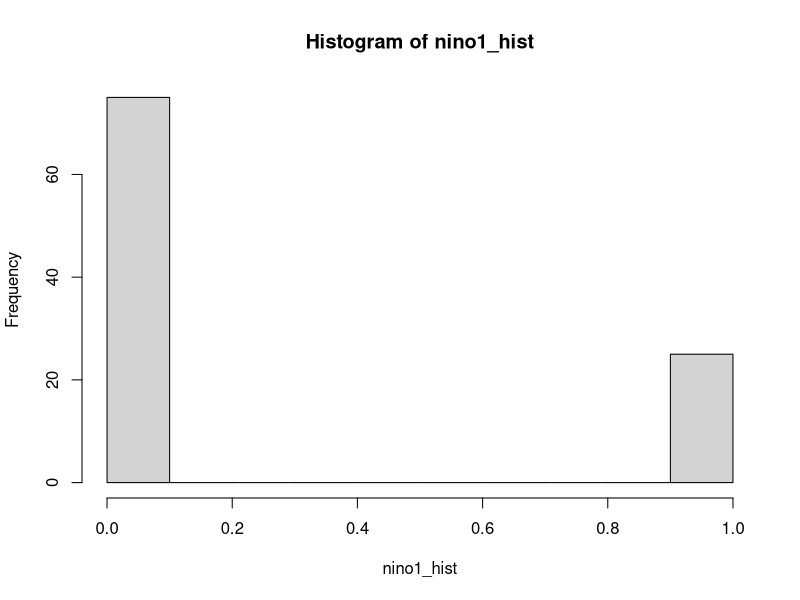
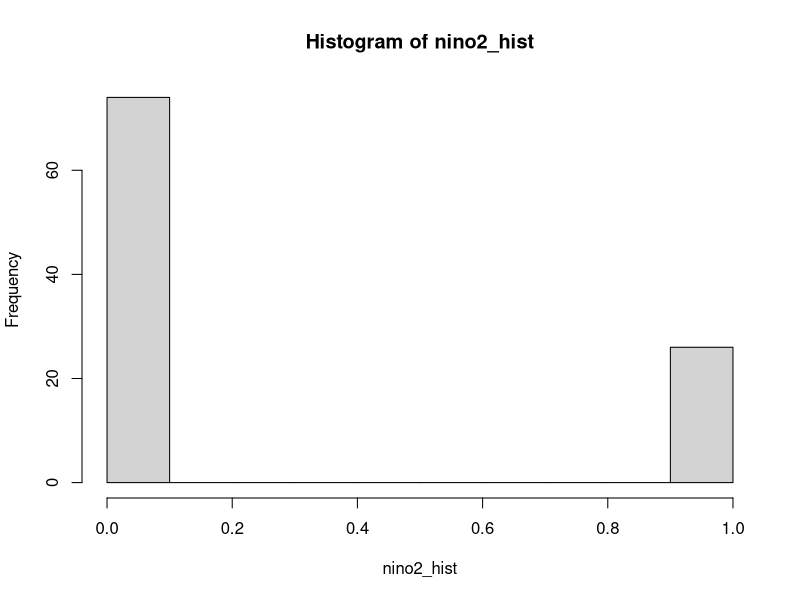
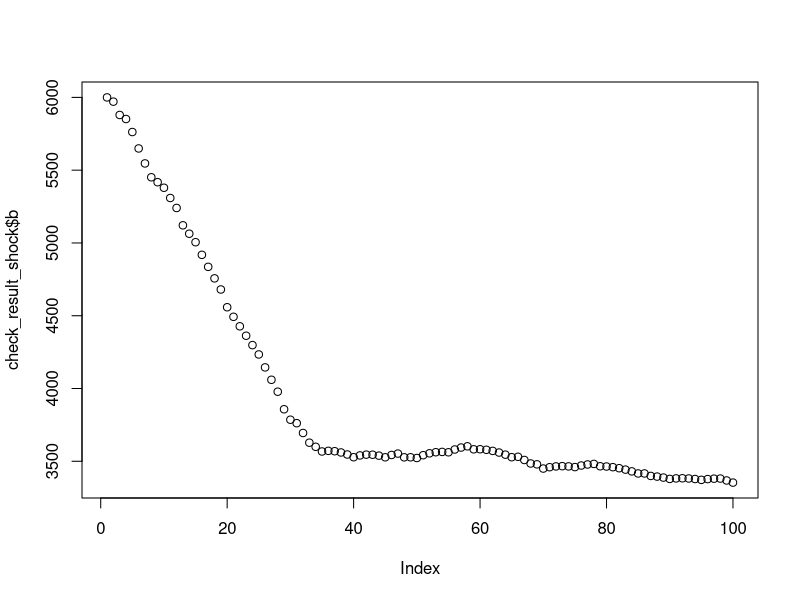

The R script that drew these images, in order:
## ---- chunk 1
knitr::opts_chunk$set(echo = TRUE)
library(tidyverse)
## ---- chunk 2

nino1 <- sample(c(0,1), size=5, replace=TRUE, prob=c(0.8,0.2))
nino1
#First time all 0s; second time 1-1 and 4-0s; third time 2-1s and 3-0s -- seems reasonable

nino2 <- rbinom(5, 1,.2)
nino2
#First time 1-1 and 4-0s; second time all 0s; third time 1-1 and 4-0s -- also seems reasonable 
## ---- chunk 3
nino1_hist <- sample(c(0,1), size=100, replace=TRUE, prob=c(0.8,0.2))
hist(nino1_hist)
#I re-ran this several times and it always fluctuates like its supposed to around 80% 0s and 20% 1s

nino2_hist <- nino2 <- rbinom(100, 1,.2)
hist(nino2_hist)
#Also re-ran this several times and it always makes sense with what I expect
## ---- chunk 4
#For simplicity assign a value of r_t-1 and call it r_prior; assign the value of r_s; assign the value of the r decrease during el nino years
r_prior = 0.2
r_s = -0.01767
r_nino = -0.10 

#Determine if it is an El Nino year: 1 = yes and 0 = no (assume 1/5 years is an El Nino year)
nino <- rbinom(1, 1,.2) #Draw one number with a 20% chance of drawing 1 and 80% of drawing 0

if(nino==1){
  r = r_prior + (r_nino*r_prior) #if el nino year use the 10% productivity decrease
}
if(nino==0){
  r = r_prior + (r_s*r_prior) #if not el nino year use the normal r_s decrease
}

## ---- chunk 5

#create an interval vector for times that we do want to do the assessment:
assess_int <- seq(5,100,5)

#Write a "not contained in" function"
`%not_in%` <- purrr::negate(`%in%`)
## ---- chunk 6

sim_shock <- function(b, r, r_s, error, p, k, years){
  
  results <- data.frame(
    b = rep(NA, years), c = rep(NA, years), 
    year = 1:years, r = rep(NA, years), nino = rep(NA, years), f = rep(NA, years),
    f_msy = rep(NA, years), f_ratio = rep(NA, years), f_ratio_err = rep(NA, years)) #Setup the results dataframe 
  
  #Set the initial result for the outputs in year 1
  results$b[1] = b
  results$r[1] = r
  results$nino[1] = 0 #starting as not an el nino year
  f_int = (results$r[1] / p) * (1 - ((results$b[1] / k) ^ p)) #initial f assuming catch = surplus
  
  
  fmsy <-function(r,p){r * (1 / (1+p))} #set up the function to calculate Fmsy based on growth (r) and shape parameter (p)
  r_calc1 <- results$r[1]
  results$f_msy[1] <- fmsy(r=r_calc1, p=p) #calculate fmsy in year 1 based on historical parameters
  results$f_ratio[1] = f_int/results$f_msy[1] #calculate the actual f_ratio from initial fishing pressure (this is basically f in time t-1) and fmsy
  
  #Log transform the mean (m) and stdev (s):
  mu_1 <- log(results$f_ratio[1]) 
  cv <- error
  sd_1 <- sqrt(log(cv^2+1))
  
  #Draw the f_ratio_err:
  results$f_ratio_err[1] <- rlnorm(1, meanlog = mu_1, sdlog = sd_1)
  
  #Decide how to change f based on the f ratio estimate with error:
  if(results$f_ratio_err[1] >= 2){
       results$f[1] = 0 #Close the fishery
   } 
    if(results$f_ratio_err[1] > 1.1 & results$f_ratio_err[1] < 2){
       results$f[1] = 0.9*f_int #Reduce by 10% - same thing as keeping 90% of previous fishing mortality
   }  
    if(results$f_ratio_err[1] > 1 & results$f_ratio_err[1] < 1.1){
       results$f[1] = f_int  #f stays the same in as last year
   }
    if(results$f_ratio_err[1] < 1){
       results$f[1] = 1.05*f_int #f increases by 5% from last year
   } 
  
  #Calculate catch in year one based on the new f:
  results$c[1] = results$f[1] * results$b[1] 
  
  ## Loop the model over the specified number of years
  # Repeat on 5 year intervals - make the HCR decision and apply the f to the following year, this f remains constant until next assessment
  for (t in 2:years) {
    if(results$year[t] %in% assess_int){
    
    results$r[t] = results$r[t-1] + (r_s*results$r[t-1])
    
    ##HCR decision will change how f is calculated - this step must come before calculating c 
    # Calculate fmsy in time t from current r 
    r_calc2 <- results$r[t]
    results$f_msy[t] <- fmsy(r=r_calc2, p=p)
    results$f_ratio[t] <- results$f[t-1]/results$f_msy[t-1] #the ratio of f/fmsy at the beginning of the year is based on last years f and fmsy
    
    #Transform to new mean (mu) if f_ratio is greater than 0:
    if(results$f_ratio[t] != 0){
       mu_2 <- log(results$f_ratio[t])
       #Draw the f_ratio_err
       results$f_ratio_err[t] <- rlnorm(1, meanlog = mu_2, sdlog = sd_1)
    }
    if(results$f_ratio[t] == 0){
       results$f_ratio_err[t] = 0
    }

    #Decisions for f this year based on the ratio with error in the previous year 
    if(results$f_ratio_err[t] >= 2){
       results$f[t] = 0 
   } 
    if(results$f_ratio_err[t] > 1.1 & results$f_ratio_err[t] < 2){
       results$f[t] = 0.9*results$f[t-1] #Reduce by 10% - same thing as keeping 90% of previous fishing mortality
   }  
    if(results$f_ratio_err[t] > 1 & results$f_ratio_err[t] < 1.1){
       results$f[t] = results$f[t-1]  #f stays the same in as last year
   }
    if(results$f_ratio_err[t] < 1){
       results$f[t] = 1.05*results$f[t-1] #f increases by 5% from last year
   } 

    #Determine if it is an El Nino year:
    results$nino[t] <-  rbinom(1, 1,.2) #assuming there's a 20% chance of an El Nino in any given year
    #Define how much productivity will decrease in an El Nino year:
    r_nino <- 0.90 
    
    #Determine growth in biomass based on a 10% decline in r:
    if(results$nino[t]==1){
      results$b[t] = results$b[t-1] + ((r_nino*results$r[t-1]) / p)*results$b[t-1]*(1 - ((results$b[t-1]/k) ^ p))-results$c[t-1]
    }
    if(results$nino[t]==0){
      results$b[t] = results$b[t-1] + (results$r[t-1] / p)*results$b[t-1]*(1 - ((results$b[t-1]/k) ^ p))-results$c[t-1]
    }

    #Calculate catch
    results$c[t] = results$f[t] * results$b[t]
   } 

  if(results$year[t] %not_in% assess_int){
    
    #Determine if it is an El Nino year:
    results$nino[t] <-  rbinom(1, 1,.2) #assuming there's a 20% chance of an El Nino in any given year
    #Define how much productivity will decrease in an El Nino year:
    r_nino <- 0.90 
    
    #Determine growth in biomass based on a 10% decline in r:
    if(results$nino[t]==1){
      results$b[t] = results$b[t-1] + ((r_nino*results$r[t-1]) / p)*results$b[t-1]*(1 - ((results$b[t-1]/k) ^ p))-results$c[t-1]
    }
    if(results$nino[t]==0){
      results$b[t] = results$b[t-1] + (results$r[t-1] / p)*results$b[t-1]*(1 - ((results$b[t-1]/k) ^ p))-results$c[t-1]
    } 
    
    #Calculate the remaining results:
    results$r[t] = results$r[t-1] + (r_s*results$r[t-1])
    results$f[t] = results$f[t-1]
    results$c[t] = results$f[t] * results$b[t]
    r_calc3 <- results$r[t]
    results$f_msy[t] <- fmsy(r=r_calc3, p=p)
    results$f_ratio_err[t] = results$f_ratio_err[t-1]
    results$f_ratio[t] = results$f_ratio[t-1]
    
  }
}
  return(results)
}

## ---- chunk 7

check_result_shock <- sim_shock(b=6000, r=0.2, r_s=-0.01767, error=0.10, p=0.2, k=10000, years=100)

plot(check_result_shock$b)
## ---- chunk 8

#Design experiments
list_shock <- list(
  b = c(1500, 4000, 6000),
  r = seq(0.1, .8, .1),
  r_s = seq(-0.01767, 0.01623, 0.002), 
  error = 0.3,
  p = 0.2,
  k = 10000,
  years = 100
)

input_shock <- list_shock %>%
  cross()


## ---- chunk 9

results = list()

#Run the model over the input lists:

for(i in 1:408){
  results[[i]] <- sim_shock(b=input_shock[[i]]$b, r=input_shock[[i]]$r,
                             r_s=input_shock[[i]]$r_s, p=input_shock[[i]]$p,
                             k=input_shock[[i]]$k,years=input_shock[[i]]$years, 
                             error = input_shock[[i]]$error)
}

